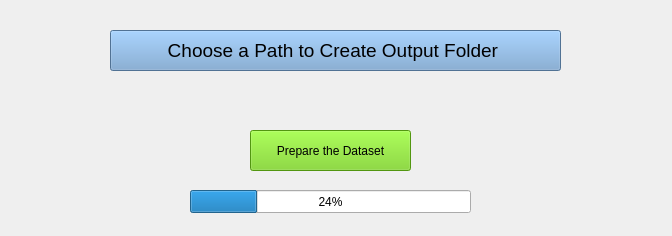
<?xml version="1.0" encoding="UTF-8"?>
<ui version="4.0">
 <class>Form</class>
 <widget class="QWidget" name="Form">
  <property name="geometry">
   <rect>
    <x>0</x>
    <y>0</y>
    <width>672</width>
    <height>236</height>
   </rect>
  </property>
  <property name="windowTitle">
   <string>Get Outputs</string>
  </property>
  <widget class="QPushButton" name="pushButton_output_path">
   <property name="geometry">
    <rect>
     <x>110</x>
     <y>30</y>
     <width>451</width>
     <height>41</height>
    </rect>
   </property>
   <property name="font">
    <font>
     <pointsize>14</pointsize>
    </font>
   </property>
   <property name="styleSheet">
    <string notr="true">background-color: rgb(114, 159, 207);</string>
   </property>
   <property name="text">
    <string>Choose a Path to Create Output Folder </string>
   </property>
  </widget>
  <widget class="QLabel" name="label_output_path">
   <property name="geometry">
    <rect>
     <x>50</x>
     <y>90</y>
     <width>571</width>
     <height>20</height>
    </rect>
   </property>
   <property name="styleSheet">
    <string notr="true">color: rgb(52, 101, 164);</string>
   </property>
   <property name="text">
    <string/>
   </property>
   <property name="alignment">
    <set>Qt::AlignCenter</set>
   </property>
  </widget>
  <widget class="QPushButton" name="pushButton_prepare">
   <property name="geometry">
    <rect>
     <x>250</x>
     <y>130</y>
     <width>161</width>
     <height>41</height>
    </rect>
   </property>
   <property name="styleSheet">
    <string notr="true">background-color: rgb(115, 210, 22);</string>
   </property>
   <property name="text">
    <string>Prepare the Dataset</string>
   </property>
  </widget>
  <widget class="QProgressBar" name="progressBar">
   <property name="geometry">
    <rect>
     <x>190</x>
     <y>190</y>
     <width>281</width>
     <height>23</height>
    </rect>
   </property>
   <property name="value">
    <number>24</number>
   </property>
  </widget>
 </widget>
 <resources/>
 <connections/>
</ui>
